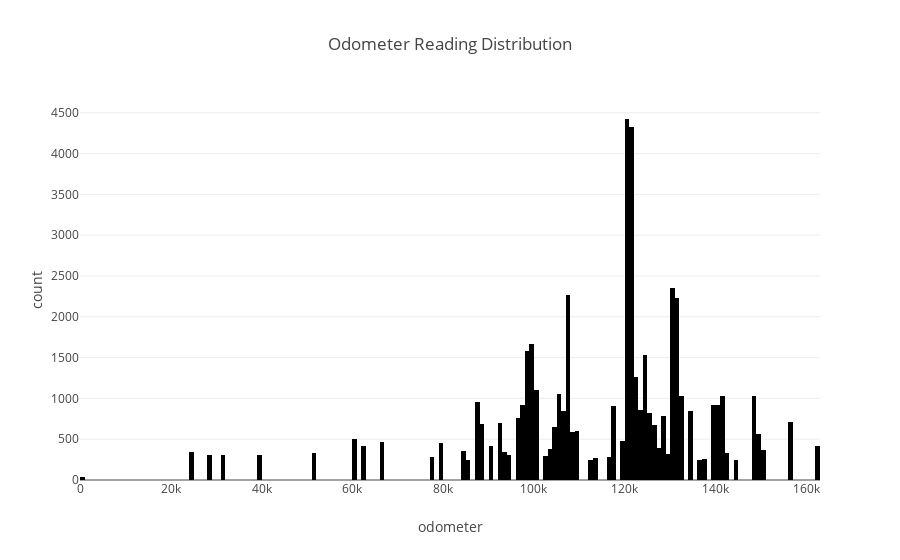

Notebook source saved alongside this figure:
### Markdown cell above
Most vehicles have price less than $50k

### Code cell
fig = px.histogram(df, x='odometer', title='Odometer Reading Distribution')
fig.show()

### Figure 1 — Plotly figure (JSON) as saved in the notebook; plotly's stock layout.template omitted (floating-point values rounded to 4 significant figures; data arrays with more than 128 entries replaced by an {"elided": "..."} marker saying what was removed)
{"data": [{"bingroup": "x", "hovertemplate": "odometer=%{x}<br>count=%{y}<extra></extra>", "legendgroup": "", "marker": {"color": "#000001", "pattern": {"shape": ""}}, "name": "", "orientation": "v", "showlegend": false, "type": "histogram", "x": {"elided": "51525 int values"}, "xaxis": "x", "yaxis": "y"}], "layout": {"barmode": "relative", "legend": {"tracegroupgap": 0}, "title": {"text": "Odometer Reading Distribution"}, "xaxis": {"anchor": "y", "domain": [0, 1], "title": {"text": "odometer"}}, "yaxis": {"anchor": "x", "domain": [0, 1], "title": {"text": "count"}}}}
